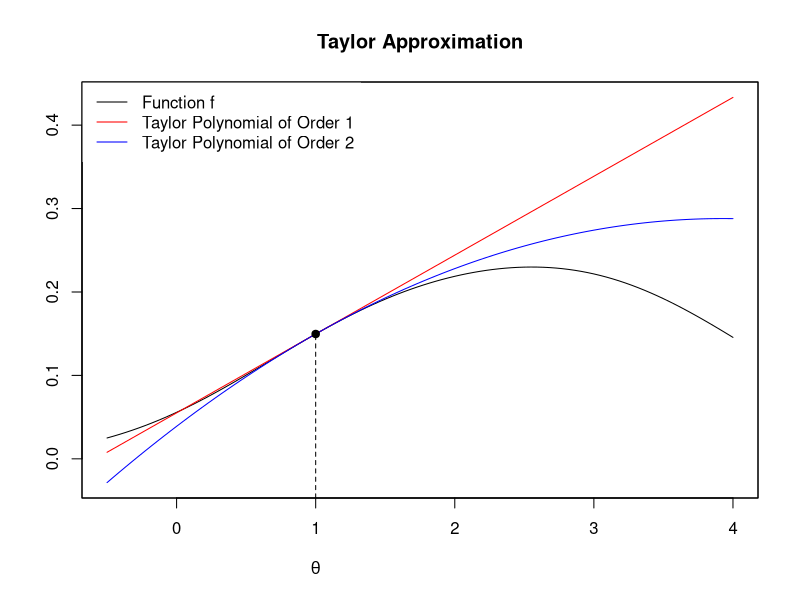
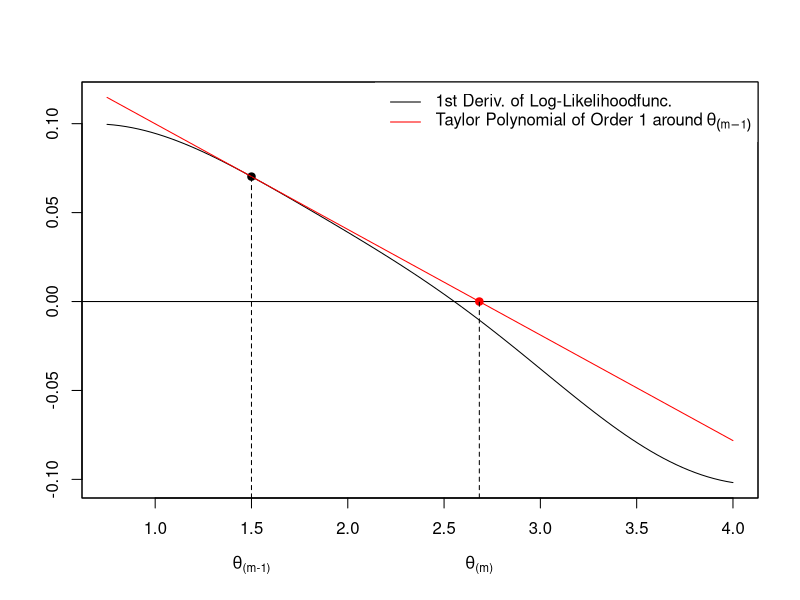
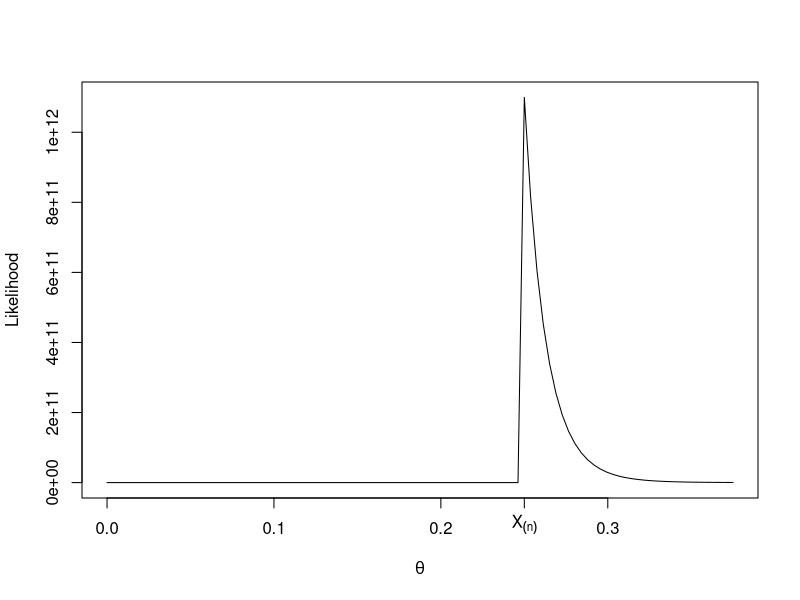
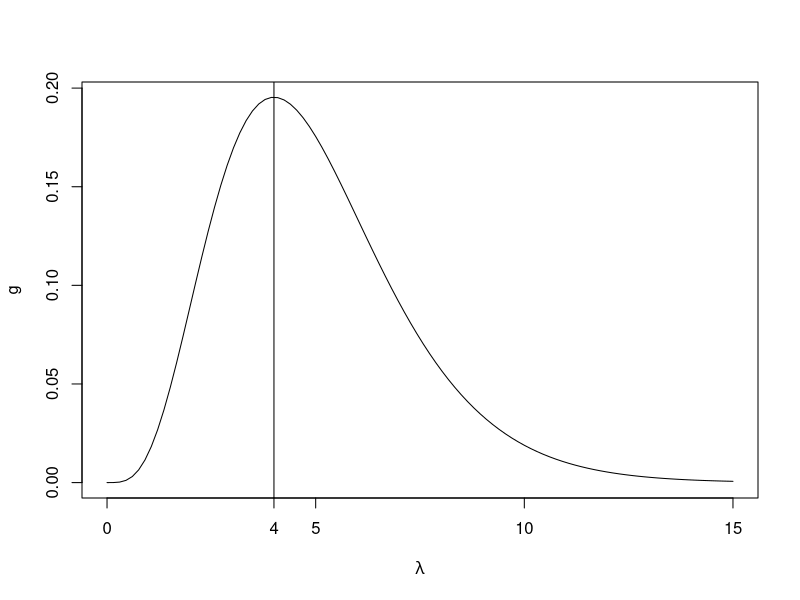

The R source for these figures, in order:
## ---- chunk 1
#| label: fig-taylorApprox
#| fig-cap: First- and second-order Taylor approximations of a function $f$ around $\theta=1.$

## #######################
## Taylor Approximation
## #######################
# install.packages("pracma")
library("pracma")

myFun <- function(x){
  1*exp((-1/2)*(x-1.25)^2)/10 + 
  1*exp((-1/3)*(x-3)^2)/5
}

## Taylor approximation of myFun around x0
x0              <- 1
taylor_poly_1   <- taylor(f = myFun, x0 = x0, n = 1)
taylor_poly_2   <- taylor(f = myFun, x0 = x0, n = 2)

## Plot
#x_seq           <- seq(from = x0 -2, to = x0 + 5, length.out=100)
x_seq           <- seq(from = -.5, to = 4, length.out=100)
y_myFun         <- myFun(x_seq)
y_taylor_poly_1 <- polyval(taylor_poly_1, x_seq)
y_taylor_poly_2 <- polyval(taylor_poly_2, x_seq)


plot(x  = x_seq, y = y_myFun,  type = "l", col = "black", lwd = 1, ylab="", xlab="", main = "Taylor Approximation", ylim = range(y_myFun,y_taylor_poly_1,y_taylor_poly_2))
axis(1, at=1, line=2, labels = expression(theta), tick=FALSE)
#axis(1, at=x_seq[which.max(y_taylor_poly_2)], line=2, labels = expression(theta[1]), tick=FALSE)
lines(x = x_seq, y = y_taylor_poly_1, col = "red", lty=1)
lines(x = x_seq, y = y_taylor_poly_2, col = "blue", lty=1)
points(x=1, y=myFun(1), col="black", pch=19)
# points(x=x_seq[which.max(y_taylor_poly_2)], y=max(y_taylor_poly_2), col="blue", pch=19)
lines(x=rep(x0, 2), y=c(par("usr")[3], myFun(1)), lty=2)
# lines(x=rep(x_seq[which.max(y_taylor_poly_2)],2), 
#       y=c(0,max(y_taylor_poly_2)), lty=2)
legend(x="topleft", legend=c("Function f", "Taylor Polynomial of Order 1", "Taylor Polynomial of Order 2"), col=c("black", "red", "blue"), lty=c(1,1,1), box.lwd=0)
box()
## ---- chunk 2
#| label: fig-NR
#| fig-cap:  The $m$th update step in the Newton-Raphson root-finding algorithm.

## #######################
## Taylor Approximation
## #######################
# install.packages("pracma")
library("pracma")

my_ell <- function(x){
  1*exp((-1/2)*(x-1.25)^2)/10 + 
  1*exp((-1/3)*(x-3)^2)/5
}
my_ell_expr <- expression(
  1*exp((-1/2)*(x-1.25)^2)/10 + 
  1*exp((-1/3)*(x-3)^2)/5
)

my_ell_prime <- function(x){}
body(my_ell_prime) <- D(my_ell_expr, "x") 

## Taylor approximation of my_ell around theta_0
theta_0         <- 1.5
taylor_poly_1   <- taylor(f = my_ell_prime, x0 = theta_0, n = 1)

## Plot
theta_seq       <- seq(from       = .75, 
                       to         = 4, 
                       length.out = 100)
y_my_ell_prime  <- my_ell_prime(theta_seq)
y_taylor_poly_1 <- polyval(taylor_poly_1, theta_seq)


root_taylor_poly_1 <- -1 * taylor_poly_1[2] / taylor_poly_1[1]

plot(x = theta_seq, 
     y = y_my_ell_prime,  
     type = "l", col = "black", lwd = 1, ylab="", xlab="", main = "", ylim = range(y_my_ell_prime,y_taylor_poly_1))
abline(h=0)
points(x=theta_0, y=my_ell_prime(theta_0), col="black", pch=19)
lines(x = theta_seq, y = y_taylor_poly_1, col = "red", lty=1)
lines(x=rep(theta_0, 2), y=c(par("usr")[3], my_ell_prime(theta_0)), lty=2)
axis(1, at=theta_0, line=2, labels = expression(theta['(m-1)']), tick=FALSE)
points(x=root_taylor_poly_1, y= 0, col="red", pch=19)
lines(x=rep(root_taylor_poly_1, 2), y=c(par("usr")[3], 0), lty=2)
axis(1, at=root_taylor_poly_1, line=2, labels = expression(theta['(m)']), tick=FALSE)
legend(x="topright", legend=c("1st Deriv. of Log-Likelihoodfunc.", expression("Taylor Polynomial of Order 1 around"~theta[(m-1)])), 
col=c("black", "red"), lty=c(1,1), box.lwd=0)
box()
## ---- chunk 3
theta_true <- 0.2    # unknown true theta value
n          <-  5     # sample size

set.seed(1)

# simulate data: n many (unfair) coin tosses
x <- sample(x       = c(0,1), 
            size    = n, 
            replace = TRUE, 
            prob    = c(1-theta_true, theta_true)) 

## number of heads (i.e., the number of "1"s in x)
N_H <- sum(x)

## First derivative of the log-likelihood function
Lp_fct   <- function(theta, N_H = N_H, n = n){
    (N_H/theta) - (n - N_H)/(1 - theta)    
}
## Second derivative of the log-likelihood function
Lpp_fct   <- function(theta, N_H = N_H, n = n){
    - (N_H/theta^2) - (n - N_H)/(1 - theta)^2    
}

t     <- 1e-10   # convergence criterion
check <- TRUE    # check object to stop the while-loop
i     <- 0       # count iterations

## Initializations 
theta  <- 0.4     # starting value theta_{(0)}
h_step <- NULL    # empty value 
Lp     <- Lp_fct( theta, N_H=N_H, n=n)
Lpp    <- Lpp_fct(theta, N_H=N_H, n=n)

while(check){
    i         <- i + 1
    ##
    h_step_new <- -1 * (Lp_fct(theta[i], N_H=N_H, n=n) / Lpp_fct(theta[i], N_H=N_H, n=n))    
    h_step     <- c(h_step, h_step_new)
    theta_new  <- theta[i] + h_step_new
    Lp_new     <- Lp_fct( theta_new, N_H=N_H, n=n)
    Lpp_new    <- Lpp_fct(theta_new, N_H=N_H, n=n)
    ##
    theta      <- c(theta, theta_new) 
    Lp         <- c(Lp,    Lp_new) 
    Lpp        <- c(Lpp,   Lpp_new) 
    ##
    if( abs(Lp_fct(theta_new, N_H=N_H, n=n)) < t ){
      check <- FALSE
    }
}

results           <- cbind(1:length(theta)-1, theta, -Lp/Lpp, Lp)
colnames(results) <- c("m", "theta_m", "h_m", "Lp(theta_m)")
results
## ---- chunk 4
#| label: fig-MLMaxestim
#| fig-cap: Graph of the likelihood function $\mathcal{L}_n(\theta)$ given in @eq-MLMaxestim.
n          <- 20   # sample size
X_max      <- 0.25

theta_vec  <- seq(from = 0, 
                  to   = X_max * 1.5, 
                  len  = 100) 
likelihood_fun <- function(theta, X_max, n){ 
    likelihood                <- 1/(theta^n)
    likelihood[theta < X_max] <- 0 
    return(likelihood) 
}

likelihood_vec <- likelihood_fun(theta = theta_vec,
                                 X_max = X_max, 
                                 n     = n)

plot(y = likelihood_vec, 
     x = theta_vec, 
     type = "l", 
     xlab = expression(theta),
     ylab = "Likelihood", 
     main = "")            
axis(1, at = X_max, labels = expression(X[(n)]))                  
## ---- chunk 5
lambda_vec <- seq(from = .0001, to = 15, len = 100)
g_vec      <- (lambda_vec^4 * exp(-1*lambda_vec))/( factorial(4) )

plot(x = lambda_vec, y = g_vec, 
     type = "l", xlab=expression(lambda), ylab="g")
abline(v = 4)
axis(1, at = 4)
